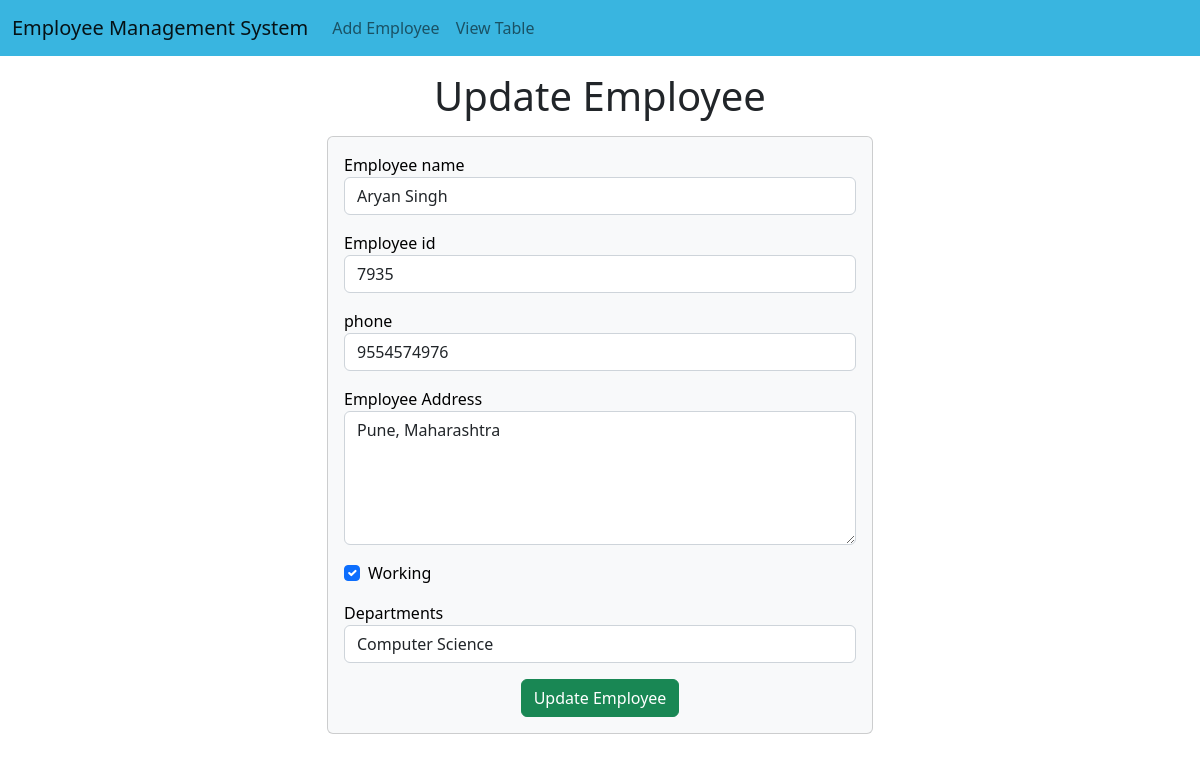
The app's page /emp/update-emp/4 with its own data.
### emp/models.py (models this page shows, shortened)
class Emp(models.Model):
    name=models.CharField(max_length=200)
    emp_id=models.CharField(max_length=200)
    phone=models.CharField(max_length=10)
    address=models.CharField(max_length=150)
    working=models.BooleanField(default=True)
    department=models.CharField(max_length=200)

### emp/views.py (the view)
# urls.py: path("update-emp/<int:emp_id>",update_emp),
def update_emp(request,emp_id):
    emp=Emp.objects.get(pk=emp_id)
    print("Yes Bhai")
    return render(request,"emp/update_emp.html",{
        'emp':emp
    })

### templates/emp/update_emp.html (shortened to what this page needs)
<!doctype html>
<html lang="en">
  <head>
    <link href="https://cdn.jsdelivr.net/npm/bootstrap@5.2.2/dist/css/bootstrap.min.css"
          rel="stylesheet"
>
  </head>
  <body>
    {% include 'emp/navbar.html' %}
    <h1 class="text-center my-3">Update Employee</h1>
    <div class="container">
      <div class="row">
        <div class="col-md-6 offset-md-3">
          <div class="card bg-light text-black">
            <div class="card-body">
              <form action="/emp/do-update-emp/{{emp.id}}" method="POST">
                <div class="mb-3">
                  <label for="name">Employee name</label>
                  <input
                    id="name"
                    type="text"
                    class="form-control"
                    placeholder="Enter emp name"
                    name="emp_name"
                    value="{{emp.name}}"
                  />
                </div>
                <div class="mb-3">
                  <label for="id">Employee id</label>
                  <input
                    id="id"
                    type="text"
                    class="form-control"
                    placeholder="Enter emp id"
                    name="emp_id"
                    value="{{emp.emp_id}}"
                  />
                </div>
                <div class="mb-3">
                  <label for="phone">phone</label>
                  <input
                    id="phone"
                    type="text"
                    class="form-control"
                    placeholder="Enter emp phone"
                    name="emp_phone"
                    value="{{emp.phone}}"
                  />
                </div>
                <div class="mb-3">
                  <label for="address">Employee Address</label>
                  <textarea
                    name="emp_address"
                    id="address"
                    rows="5"
                    class="form-control"
                  >{{emp.address}}</textarea>
                </div>
                <div class="mb-3 form-check">
                  <label for="working">Working</label>
                  <input {% if emp.working %} checked {% endif %} id="working" name="emp_working" type="checkbox" class="form-check-input">
                </div>
                <div class="mb-3 ">
                  <label for="department">Departments</label>
                  <select value="{{emp.department}}" name="emp_department" id="department" class="form-control">
                      <option value="CSE">Computer Science</option>
                  </select>
                </div>
                <div class="container text-center">
                    <button class="btn btn-success">
                        Update Employee
                    </button>
                </div>
              </form>
            </div>
          </div>
        </div>
      </div>
    </div>
  </body>
</html>

### records on screen
Emp: emp_name "Aryan Singh", emp_id "7935", emp_phone "9554574976", emp_address "Pune, Maharashtra", working "☑", emp_department "Computer Science"
